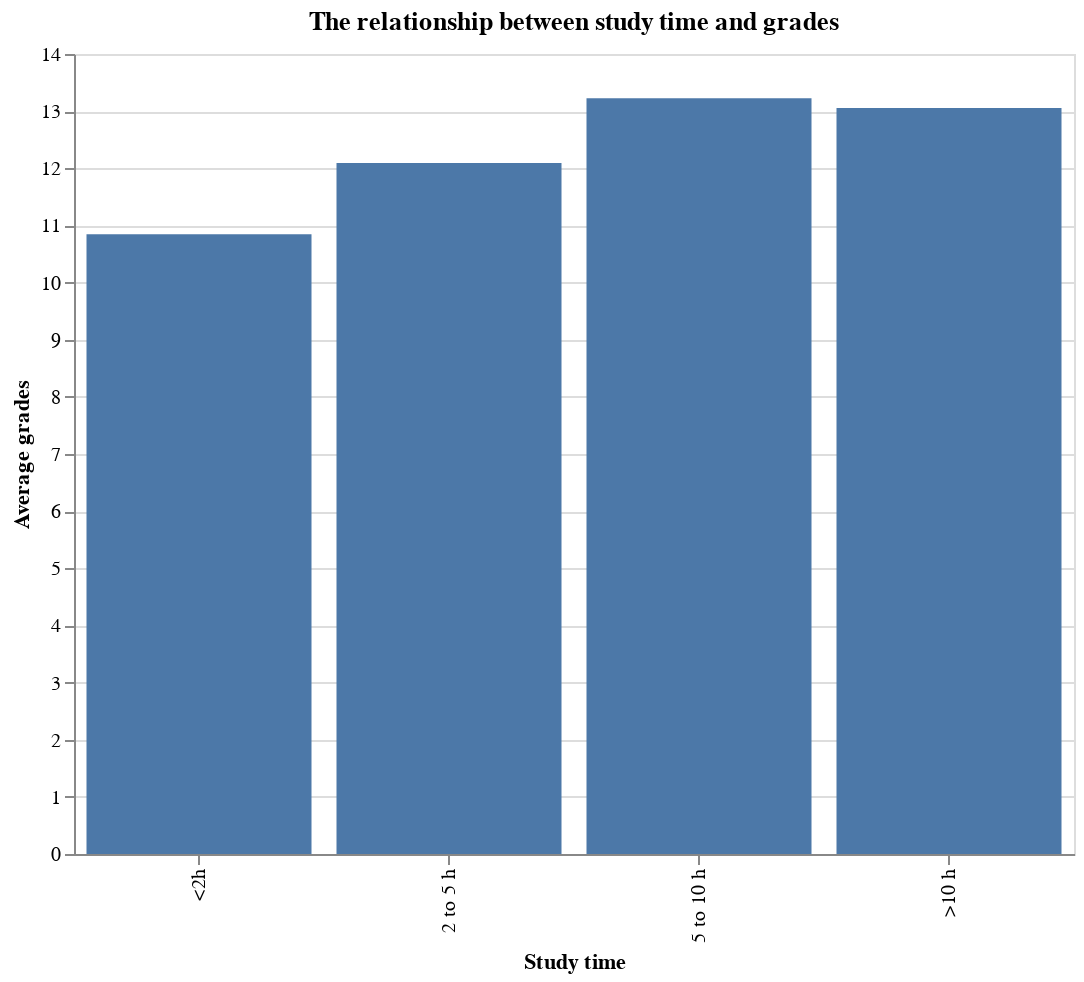

Here is the notebook cell this chart was saved with:
### Code cell
study_time = list(data['studytime'])
g3 = list(data['G3'])
time_list = []
for i in range(len(study_time)):
    if study_time[i] not in time_list:
        time_list.append(study_time[i])
time_list.sort()

count_list = np.zeros((len(time_list),), dtype="int32")
count_list = count_list.tolist()
grade_list = np.zeros((len(time_list),), dtype="float64")
grade_list = grade_list.tolist()

for i in range(len(study_time)):
    for j in range(len(time_list)):
        if time_list[j] == study_time[i]:
            count_list[j] = count_list[j] + 1
            grade_list[j] = grade_list[j] + g3[i]

for i in range(len(grade_list)):
    grade_list[i] = grade_list[i] / count_list[i]

df = pd.DataFrame({
    'Study time':['<2h', '2 to 5 h', '5 to 10 h', '>10 h'],
    'Average grades': grade_list,
    'The number of student': count_list
})


alt.Chart(df, title="The relationship between study time and grades").mark_bar().encode(
    alt.X('Study time:N', title="Study time", sort=[0,2,1]),
    alt.Y('Average grades:Q'),
).properties(width=500,height=400)

### Figure 1 — Vega-Lite specification as saved in the notebook (floating-point values rounded to 4 significant figures)
{"config": {"view": {"continuousWidth": 400, "continuousHeight": 300}}, "data": {"name": "data-2138d8ba6e6c62efea5e39335c9145d6"}, "mark": "bar", "encoding": {"x": {"type": "nominal", "field": "Study time", "sort": [0, 2, 1], "title": "Study time"}, "y": {"type": "quantitative", "field": "Average grades"}}, "height": 400, "title": "The relationship between study time and grades", "width": 500, "$schema": "https://vega.github.io/schema/vega-lite/v4.8.1.json", "datasets": {"data-2138d8ba6e6c62efea5e39335c9145d6": [{"Study time": "<2h", "Average grades": 10.84, "The number of student": 212}, {"Study time": "2 to 5 h", "Average grades": 12.09, "The number of student": 305}, {"Study time": "5 to 10 h", "Average grades": 13.23, "The number of student": 97}, {"Study time": ">10 h", "Average grades": 13.06, "The number of student": 35}]}}
